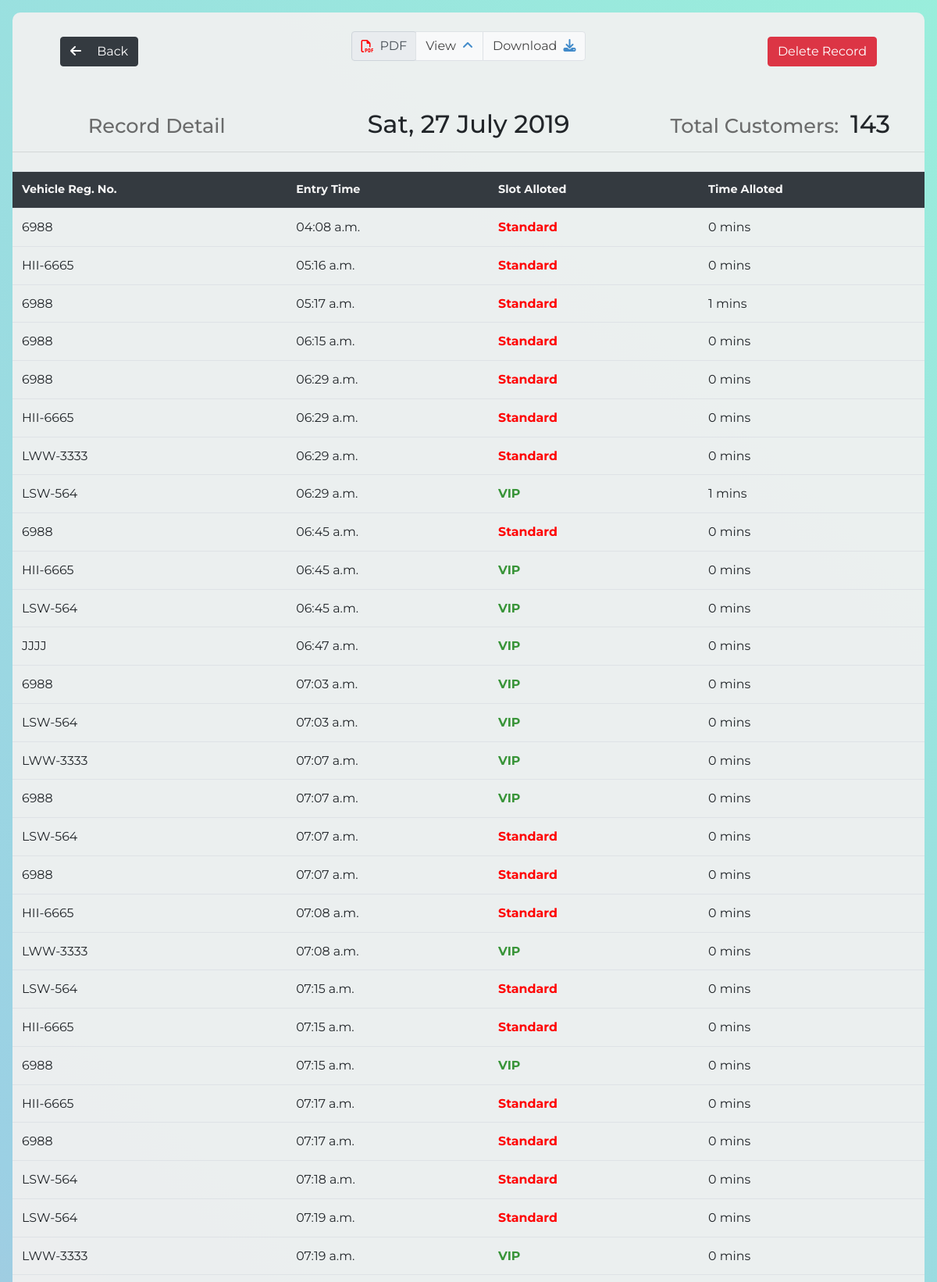
Screenshot of /records/current/ (upper part) with the database file from the repository.
### records/models.py (models this page shows)
class DailyRecord(models.Model):
    date = models.DateField(_("Date"), default=datetime.date.today)
    customers = models.ManyToManyField(Customer, blank=True, related_name="in_records")
    created = models.DateTimeField(auto_now_add=True)
    updated = models.DateTimeField(auto_now=True)
    class Meta:
        ordering = ['-date']

### parking/models.py (models this page shows)
class Customer(models.Model):
    vehicle_reg_no = models.CharField(max_length=8)
    entry_time = models.DateTimeField(default=timezone.now)
    slot = models.ForeignKey(Slot, on_delete=models.CASCADE)
    eta = models.CharField(blank=True, null=True, max_length=20, default="0 mins")
    alloted_minutes = models.PositiveIntegerField(default=0)
    eta_minutes = models.PositiveIntegerField(default=0)
    is_active = models.BooleanField(default=True)
    notification_id = models.PositiveIntegerField(blank=True, null=True)
    class Meta:
        ordering = ['entry_time']

### records/views.py (the view)
# urls.py: path('records/current/', record_views.record_current, name='todays-record'),
def record_current(request):
    record = DailyRecord.objects.filter(date=date.today())
    if record.count() == 0:
        record = None
    else:
        record = record[0]
    if record is None:
        messages.error(request, 'Record does not exist.', extra_tags="danger")
        return redirect('home')
    else:
        context = {
            'record': record,
            'back_url': "/",
        }
        return render(request, "records/record_detail.html", context)

### common/context_processors.py (called while the page is built)
def settings(request):
    return {'settings': Settings.load()}

### common/models.py (called while the page is built)
    @classmethod
    def load(cls):
        if cache.get(cls.__name__) is None:
            obj, created = cls.objects.get_or_create(pk=1)
            if not created:
                obj.set_cache()
        return cache.get(cls.__name__)

    def set_cache(self):
        cache.set(self.__class__.__name__, self)

### parking/templatetags/js.py (called while the page is built)
@register.filter(is_safe=True)
def js(obj):
    return mark_safe(json.dumps(obj))

### parking/templatetags/minToHM.py (called while the page is built)
@register.filter
def minToHM(total_minutes):
    minutes = total_minutes % 60
    hours = int(float(total_minutes - minutes)/60.0)
    strTime = ''
    if hours == 0:
        strTime = f'{minutes} mins'
    else:
        strTime = f'{hours} hrs {minutes} mins'
    return strTime

### records/templates/records/record_detail.html (shortened to what this page needs)
{% load static %}
{% load js %}
{% load minToHM %}
<!DOCTYPE html>
<html lang="en">
<head>
    <link rel="stylesheet" href="https://stackpath.bootstrapcdn.com/bootstrap/4.3.1/css/bootstrap.min.css"
>
    <link rel="stylesheet" href="https://netdna.bootstrapcdn.com/font-awesome/3.2.1/css/font-awesome.css">
    <link rel="stylesheet" href="https://cdnjs.cloudflare.com/ajax/libs/font-awesome/5.8.2/css/all.css">
    <link rel="stylesheet" href="{% static 'css/main.css' %}">
    <link rel="stylesheet" href="{% static 'css/form.css' %}">
    <link rel="stylesheet" href="{% static 'css/loader.css' %}">
</head>
<body>
    <div class="wrapper px-3">
        <div class="row">
            <div class="col-lg-12 my-3">
                <div class="parkform recordlist" style="width:100%; height:100%; padding: 0px;">
                    <div class="row px-5">
                        <div class="col-sm-3 pt-4 text-center">
                            <div class="btn-group btn float-left" role="group">
                                <button type="button" class="backBtn btn btn-dark">
                                    <i class="fas fa-arrow-left pr-3"></i>
                                    Back
                                </button>
                            </div>
                        </div>
                        <div class="col-sm-6 pdf pt-4 text-center">
                            <div class="btn-group" role=group>
                                <div class="input-group-prepend">
                                    <label class="input-group-text" for="inputGroupSelect01">
                                        <i class="fa fa-file-pdf-o pr-2" style="color:red"></i>PDF
                                    </label>
                                </div>
                                <button class="btn btn-light border pdfOpt pdfRECv">View<i class="fas fa-angle-up pl-2"
                                        style="color:#428bca"></i></button>
                                <button class="btn btn-light border pdfOpt pdfRECd">Download<i
                                        class="fas fa-download pl-2" style="color:#428bca"></i> </button>
                            </div>
                        </div>
                        <div class="col-sm-3 optionbar pt-4 text-center">
                            <div class="btn-group btn recOpts float-right" role="group" aria-label="Options">
                                <button type="button" class="delREC btn btn-danger">Delete Record</button>
                            </div>
                        </div>
                    </div>
                    <div class="todaysRecord mt-4">
                        <div class="row pt-4 pb-2">
                            <div class="col-lg-4 float-left">
                                <h2><span style="color:rgb(106, 107, 107); font-size:80%">Record Detail</span></h2>
                            </div>
                            <div class="col-lg-4">
                                <h2>{{ record.date|date:"D, d F Y" }}</h2>
                            </div>
                            <div class="col-lg-4 float-right">
                                <h2><span class="pr-2" style="color:rgb(106, 107, 107); font-size:80%">Total Customers:
                                    </span>{{ record.customers.all.count }}</h2>
                            </div>
                        </div>
                        <hr class="mt-2">
                        <div class="my-4" style="font-size:90%">
                            <table class="table table-hover">
                                <tbody>
                                    <tr class="bg-dark" style="color:whitesmoke">
                                        <th>
                                            <div>Vehicle Reg. No.</div>
                                        </th>
                                        <th>
                                            <div>Entry Time</div>
                                        </th>
                                        <th>
                                            <div>Slot Alloted</div>
                                        </th>
                                        <th>
                                            <div>Time Alloted</div>
                                        </th>
                                    </tr>
                                    {% for customer in record.customers.all %}
                                    <tr id="customers" data-id='{{ customer.id }}'>
                                        <td>
                                            <div style="font-size: 110%">{{ customer.vehicle_reg_no }}</div>
                                        </td>
                                        <td>
                                            <div style="font-size: 110%">{{ customer.entry_time|date:'h:i a' }}</div>
                                        </td>
                                        <td>
                                            <div style="font-size: 110%">
                                                {% if customer.slot.slot_type == 1 %}
                                                <b style="color:red;">Standard</b>
                                                {% else %}
                                                <b style="color:rgb(56, 148, 56);">VIP</b>
                                                {% endif %}
                                            </div>
                                        </td>
                                        <td>
                                            <div style="font-size: 110%">
                                                {{ customer.alloted_minutes|minToHM }}
                                            </div>
                                        </td>
                                    </tr>
                                    {% endfor %}
                                </tbody>
                            </table>
                        </div>
                    </div>
                </div>
            </div>
        </div>
    </div>
</body>
</html>

### parking/static/css/main.css (style rules this page uses)
.wrapper { width:100%; height: 100%; background: linear-gradient(45deg,#F17C58, #E94584, #24AADB , #27DBB1,#FFDC18, #FF3706); background: linear-gradient(45deg,rgb(233, 169, 149), rgb(235, 144, 179), rgb(155, 208, 228) , rgb(153, 240, 219),rgb(236, 225, 158), rgb(241, 176, 160)); background-size: 600% 100%; animation: gradient 16s linear infinite; animation-direction: alternate; min-height: 100vh; }

### parking/static/css/form.css (style rules this page uses)
* { margin: 0; padding: 0; text-decoration: none; font-family: 'Montserrat', sans-serif; box-sizing: border-box; }
.parkform { width: 360px; background: #f1f1f1f1; padding: 10px 40px; border-radius: 10px; margin-left: auto; margin-right: auto; opacity: 1; transform: translate(0%, 0%); }
.parkform h2 { text-align: center; margin-bottom: 0px; }

### records/templates/records/record_detail.html (style rules this page uses)
.pdfOpt { color: #444444; }

### rows the page displays
DailyRecord: date "Sat, 27 July 2019", customers.all.count "143"
Customer: vehicle_reg_no "6988", entry_time "04:08 a.m.", shows "Standard", alloted_minutes|minToHM "0 mins"
Customer: vehicle_reg_no "HII-6665", entry_time "05:16 a.m.", shows "Standard", alloted_minutes|minToHM "0 mins"
Customer: vehicle_reg_no "6988", entry_time "05:17 a.m.", shows "Standard", alloted_minutes|minToHM "1 mins"
Customer: vehicle_reg_no "6988", entry_time "06:15 a.m.", shows "Standard", alloted_minutes|minToHM "0 mins"
Customer: vehicle_reg_no "6988", entry_time "06:29 a.m.", shows "Standard", alloted_minutes|minToHM "0 mins"
Customer: vehicle_reg_no "HII-6665", entry_time "06:29 a.m.", shows "Standard", alloted_minutes|minToHM "0 mins"
Customer: vehicle_reg_no "LWW-3333", entry_time "06:29 a.m.", shows "Standard", alloted_minutes|minToHM "0 mins"
Customer: vehicle_reg_no "LSW-564", entry_time "06:29 a.m.", shows "VIP", alloted_minutes|minToHM "1 mins"
Customer: vehicle_reg_no "6988", entry_time "06:45 a.m.", shows "Standard", alloted_minutes|minToHM "0 mins"
Customer: vehicle_reg_no "HII-6665", entry_time "06:45 a.m.", shows "VIP", alloted_minutes|minToHM "0 mins"
Customer: vehicle_reg_no "LSW-564", entry_time "06:45 a.m.", shows "VIP", alloted_minutes|minToHM "0 mins"
Customer: vehicle_reg_no "JJJJ", entry_time "06:47 a.m.", shows "VIP", alloted_minutes|minToHM "0 mins"
Customer: vehicle_reg_no "6988", entry_time "07:03 a.m.", shows "VIP", alloted_minutes|minToHM "0 mins"
Customer: vehicle_reg_no "LSW-564", entry_time "07:03 a.m.", shows "VIP", alloted_minutes|minToHM "0 mins"
Customer: vehicle_reg_no "LWW-3333", entry_time "07:07 a.m.", shows "VIP", alloted_minutes|minToHM "0 mins"
Customer: vehicle_reg_no "6988", entry_time "07:07 a.m.", shows "VIP", alloted_minutes|minToHM "0 mins"
Customer: vehicle_reg_no "LSW-564", entry_time "07:07 a.m.", shows "Standard", alloted_minutes|minToHM "0 mins"
Customer: vehicle_reg_no "6988", entry_time "07:07 a.m.", shows "Standard", alloted_minutes|minToHM "0 mins"
Customer: vehicle_reg_no "HII-6665", entry_time "07:08 a.m.", shows "Standard", alloted_minutes|minToHM "0 mins"
Customer: vehicle_reg_no "LWW-3333", entry_time "07:08 a.m.", shows "VIP", alloted_minutes|minToHM "0 mins"
Customer: vehicle_reg_no "LSW-564", entry_time "07:15 a.m.", shows "Standard", alloted_minutes|minToHM "0 mins"
Customer: vehicle_reg_no "HII-6665", entry_time "07:15 a.m.", shows "Standard", alloted_minutes|minToHM "0 mins"
Customer: vehicle_reg_no "6988", entry_time "07:15 a.m.", shows "VIP", alloted_minutes|minToHM "0 mins"
Customer: vehicle_reg_no "HII-6665", entry_time "07:17 a.m.", shows "Standard", alloted_minutes|minToHM "0 mins"
Customer: vehicle_reg_no "6988", entry_time "07:17 a.m.", shows "Standard", alloted_minutes|minToHM "0 mins"
Customer: vehicle_reg_no "LSW-564", entry_time "07:18 a.m.", shows "Standard", alloted_minutes|minToHM "0 mins"
Customer: vehicle_reg_no "LSW-564", entry_time "07:19 a.m.", shows "Standard", alloted_minutes|minToHM "0 mins"
Customer: vehicle_reg_no "LWW-3333", entry_time "07:19 a.m.", shows "VIP", alloted_minutes|minToHM "0 mins"
